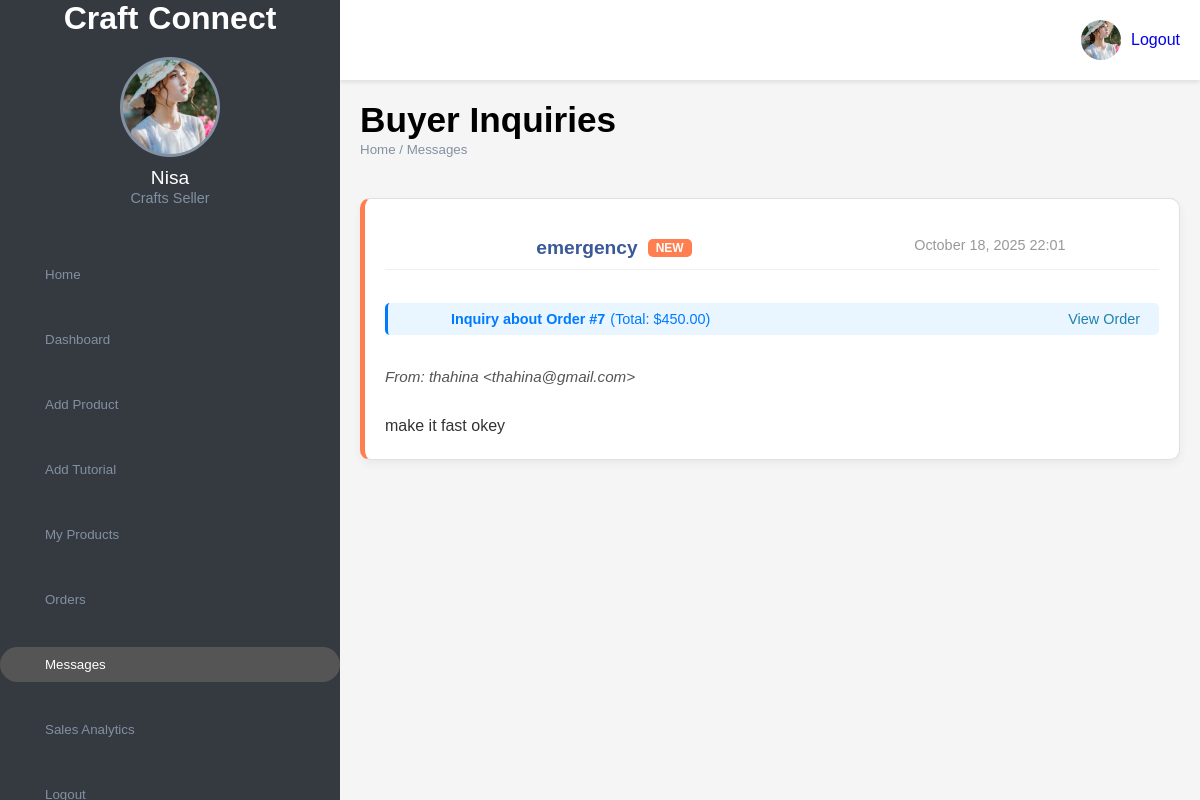
The app's page /seller/seller_messages.php (signed in) with its own data.
### tables this page shows
CREATE TABLE `users` (
  `id` int(11) NOT NULL,
  `name` varchar(100) NOT NULL,
  `email` varchar(100) NOT NULL,
  `password` text NOT NULL,
  `phone` varchar(15) DEFAULT NULL,
  `role` enum('buyer','seller','admin') NOT NULL,
  `profile_pic` varchar(255) DEFAULT NULL,
  `created_at` timestamp NOT NULL DEFAULT current_timestamp(),
  `status` enum('pending','approved','removed') NOT NULL DEFAULT 'pending'
);

CREATE TABLE `contact_messages` (
  `id` int(11) NOT NULL,
  `name` varchar(255) NOT NULL,
  `email` varchar(255) NOT NULL,
  `subject` varchar(255) NOT NULL,
  `order_id` int(11) DEFAULT NULL,
  `message` text NOT NULL,
  `created_at` datetime NOT NULL DEFAULT current_timestamp()
);

### seller/seller_messages.php (the view, shortened to what this page needs)
<?php
$conn = new mysqli("localhost", "root", "", "craftconnect");
$seller_id = $_SESSION['seller_id'];
$seller_sql = "SELECT name, profile_pic FROM users WHERE id = ?";
$seller_stmt = $conn->prepare($seller_sql);
$seller_stmt->bind_param("i", $seller_id);
$seller_stmt->execute();
$seller_result = $seller_stmt->get_result();
$seller = $seller_result->fetch_assoc();
$seller_name = $seller['name'] ?? 'Unknown Seller';
$profile_img = (!empty($seller['profile_pic']) && file_exists("../" . $seller['profile_pic']))
    ? "../" . htmlspecialchars($seller['profile_pic'])
    : "../img/seller.jpg";
$messages_data = [];
$messages_sql = "
    SELECT
        cm.id, cm.name, cm.email, cm.subject, cm.order_id, cm.message, cm.created_at, o.total_price
    FROM
        contact_messages cm
    LEFT JOIN
        orders o ON cm.order_id = o.id
    LEFT JOIN
        products p ON o.product_id = p.id
    WHERE
        -- Filter 1: Message is related to a specific order that BELONGS to this seller
        (cm.order_id IS NOT NULL AND p.seller_id = ?)
        OR
        -- Filter 2: Message is a general inquiry (no order_id) - visible to all sellers
        (cm.order_id IS NULL)
    ORDER BY
        cm.created_at DESC";
$messages_stmt = $conn->prepare($messages_sql);
$messages_stmt->bind_param("i", $seller_id);
$messages_stmt->execute();
$messages_result = $messages_stmt->get_result();
if ($messages_result) {
    $message_count = 0;
    while ($row = $messages_result->fetch_assoc()) {
        $row['is_new'] = ($message_count < 3);
        $row['order_details'] = null;
        if (!empty($row['order_id'])) {
            $row['order_details'] = [
                'total_price' => $row['total_price']
            ];
        }
        $messages_data[] = $row;
        $message_count++;
    }
}
?>
<!DOCTYPE html>
<html lang="en">
<head>
    <link rel="stylesheet" href="style.css">
    <link rel="stylesheet" href="https://maxst.icons8.com/vue-static/landings/line-awesome/line-awesome/1.3.0/css/line-awesome.min.css">
</head>
<body>
    <div class="sidebar">
        <div class="side-header">
            <h1 class="m-0 display-5 font-weight-semi-bold">
                <span class="text-primary font-weight-bold border px-3 mr-1">Craft</span>Connect
            </h1>
        </div>
        <div class="side-content">
           <div class="profile">
                <div class="profile-img bg-img" style="background-image: url('<?php echo $profile_img; ?>')"></div>
                <h4><?php echo htmlspecialchars($seller_name); ?></h4>
                <small>Crafts Seller</small>
            </div>
            <div class="side-menu">
                <ul>
                    <li><a href="../home/index.php"><span class="las la-user"></span><small>Home</small></a></li>
                    <li><a href="seller-dashboard.php"><span class="las la-home"></span><small>Dashboard</small></a></li>
                    <li><a href="add-product.php"><span class="las la-plus-square"></span><small>Add Product</small></a></li>
                    <li><a href="add-tutorial.php"><span class="las la-video"></span><small>Add Tutorial</small></a></li>
                    <li><a href="my-products.php"><span class="las la-box-open"></span><small>My Products</small></a></li>
                    <li><a href="my-orders.php"><span class="las la-shopping-cart"></span><small>Orders</small></a></li>
                    <li><a href="seller_messages.php" class="active"><span class="las la-comments"></span><small>Messages</small></a></li>
                    <li><a href="sales-analytics.php"><span class="las la-chart-line"></span><small>Sales Analytics</small></a></li>
                    <li><a href="../home/logout.php"><span class="las la-sign-out-alt"></span><small>Logout</small></a></li>
                </ul>
            </div>
        </div>
    </div>
    <div class="main-content">
        <header>
            <div class="header-menu">
               <div class="user">
                    <div class="bg-img" style="background-image: url('<?php echo $profile_img; ?>')"></div>
                    <span><a href="../home/logout.php">Logout</a></span>
                </div>
            </div>
        </header>
        <main>
            <div class="page-header">
                <h1>Buyer Inquiries</h1>
                <small>Home / Messages</small>
            </div>
            <div class="page-content">
                <?php
                if (!empty($messages_data)) {
                    foreach ($messages_data as $row) {
                        $card_class = $row['is_new'] ? 'message-card new' : 'message-card';
                        echo "<div class='$card_class'>";
                        echo "  <div class='message-header'>";
                        echo "      <div class='message-subject-container'>";
                        echo "          <div class='message-subject'>" . htmlspecialchars($row['subject']) . "</div>";
                        if ($row['is_new']) {
                            echo "<span class='new-badge'>NEW</span>";
                        }
                        echo "      </div>";
                        echo "      <div class='message-date'>" . date("F j, Y H:i", strtotime($row['created_at'])) . "</div>";
                        echo "  </div>";
                        if (!empty($row['order_id'])) {
                            $order_details = $row['order_details'];
                            $order_link = "my-orders.php?order_id=" . htmlspecialchars($row['order_id']);
                            echo "  <div class='order-context-info'>";
                            echo "      <strong>Inquiry about Order #" . htmlspecialchars($row['order_id']) . "</strong>";
                            if ($order_details && isset($order_details['total_price'])) {
                                echo " (Total: $" . number_format($order_details['total_price'], 2) . ")";
                            } else {
                                echo " (Order details loaded)";
                            }
                            echo "      <a href='{$order_link}'>View Order</a>";
                            echo "  </div>";
                        }
                        echo "  <div class='message-sender'>From: " . htmlspecialchars($row['name']) . " &lt;" . htmlspecialchars($row['email']) . "&gt;</div>";
                        echo "  <p class='message-content'>" . nl2br(htmlspecialchars($row['message'])) . "</p>";
                        echo "</div>";
                    }
                } else {
                    echo "<div class='message-card'><p>No buyer inquiries found.</p></div>";
                }
                ?>
            </div>
        </main>
    </div>
</body>
</html>

### seller/style.css (style rules this page uses)
:root { --main-color: #555555; --color-dark: #343a40; --text-grey: #8390A2; --bg-color: #f5f5f5; }
* { padding: 0; margin: 0; box-sizing: border-box; list-style-type: none; text-decoration: none; font-family: 'Poppins', sans-serif; }
body { background-color: var(--bg-color); margin: 0 !important; padding: 0 !important; width: 100vw; overflow-x: hidden; }
.sidebar { width: 340px; height: 100%; position: fixed; left: 0; top: 0; background-color: var(--color-dark); z-index: 100; transition: width 300ms; }
.side-header { box-sizing: 30px 20px; color: #fff; display: flex; align-items: center; justify-content: center; }
.side-header span { color: #fff; font-size: 2rem; display: inline-block; margin-right: 10px; }
.side-content { display: flex; flex-direction: column; align-items: center; padding: 20px 0; }
.profile { text-align: center; margin-bottom: 20px; }
.profile .bg-img { height: 100px; width: 100px; background-size: cover; background-position: center; margin: auto; border-radius: 50%; border: 3px solid var(--text-grey); }
.profile h4 { color: #fff; margin-top: 10px; font-size: 1.2rem; font-weight: 500; }
.profile small { color: var(--text-grey); font-size: 0.9rem; }
.side-menu { width: 100%; margin-top: 20px; }
.side-menu li { padding: 10px 0; margin-bottom: 10px; }
.side-menu a { color: var(--text-grey); display: block; padding: 10px 30px; display: flex; align-items: center; transition: background-color 0.3s, color 0.3s; }
.side-menu a:hover, .side-menu a.active { background-color: var(--main-color); color: #fff; border-radius: 20px; }
.main-content { margin-left: 340px; transition: margin-left 300ms; }
header { background-color: #fff; display: flex; justify-content: space-between; align-items: center; padding: 20px; position: sticky; top: 0; z-index: 99; box-shadow: 0 2px 5px rgba(0, 0, 0, 0.1); }
.header-menu { margin-left: auto; }
.user { display: flex; align-items: center; }
.user .bg-img { height: 40px; width: 40px; border-radius: 50%; background-size: cover; background-position: center; margin-right: 10px; }
.user span { color: var(--text-grey); cursor: pointer; }
main { padding: 20px; }
.page-header { margin-bottom: 20px; }
.page-header h1 { font-size: 2.2rem; font-weight: 600; }
.page-header small { color: var(--text-grey); }
.page-content { padding: 20px 0; }

### seller/seller_messages.php (style rules this page uses)
.message-card { background-color: #fff; border: 1px solid #e0e0e0; border-radius: 10px; padding: 20px; margin-bottom: 20px; box-shadow: 0 4px 10px rgba(0,0,0,0.05); transition: transform 0.2s, border-left-color 0.2s; }
.message-card.new { border-left: 5px solid #ff7f50; }
.message-header { display: flex; justify-content: space-between; align-items: flex-start; border-bottom: 1px solid #f0f0f0; padding-bottom: 10px; margin-bottom: 15px; }
.message-subject-container { display: flex; align-items: center; }
.message-subject { font-weight: 700; font-size: 1.2em; color: #3b5998; }
.new-badge { background-color: #ff7f50; color: white; padding: 2px 8px; border-radius: 5px; font-size: 0.75em; font-weight: bold; margin-left: 10px; }
.message-date { font-size: 0.9em; color: #999; white-space: nowrap; }
.message-sender { font-style: italic; color: #555; margin-bottom: 10px; font-size: 0.95em; }
.message-content { line-height: 1.6; color: #333; }
.order-context-info { background-color: #e9f5ff; border-left: 3px solid #007bff; padding: 8px 15px; margin-bottom: 15px; border-radius: 5px; font-size: 0.9em; color: #007bff; display: flex; align-items: center; }
.order-context-info strong { font-weight: 600; margin-right: 5px; }
.order-context-info a { color: #1e81b0; margin-left: auto; text-decoration: none; font-weight: 500; }

### records on screen
users: profile_pic (picture), name "Nisa"
contact_messages: subject "emergency", created_at "October 18, 2025 22:01", order "7", total_price "450.00", name "thahina", email "thahina@gmail.com", message "make it fast okey"
